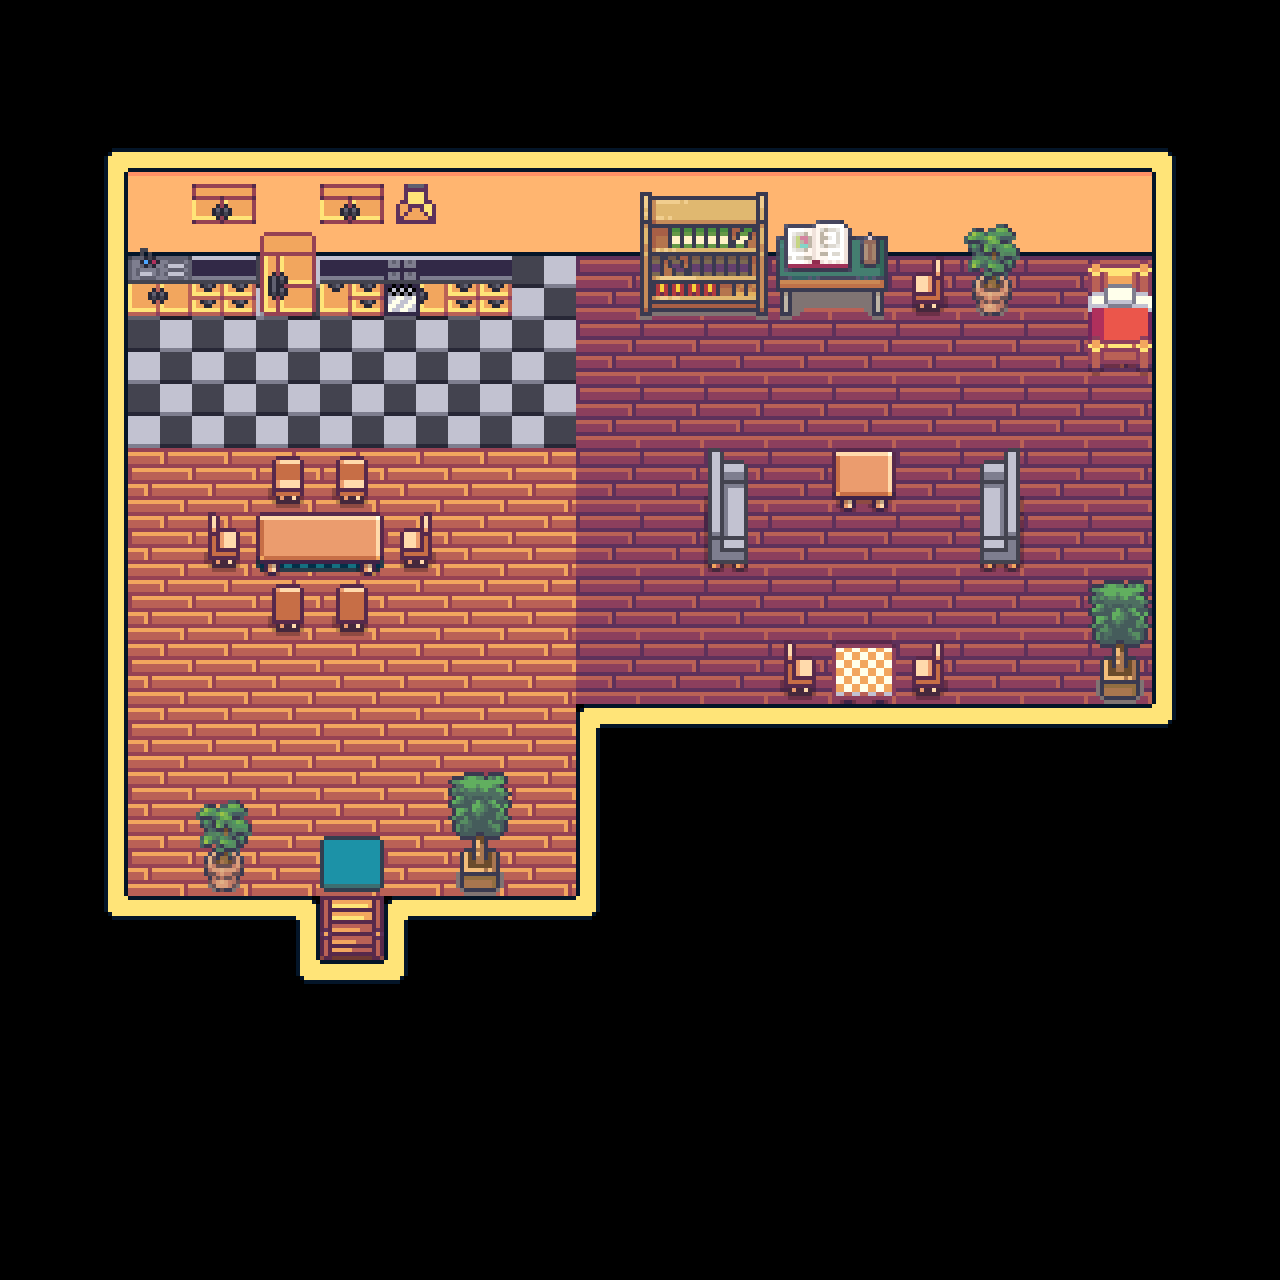

Below is a game level as drawn by its tile map, then a one-line description and the .tmx file that defines it, in full:
An orthogonal 20x20 tile map with 64x64 px tiles, 5 tile layers (Floor, HouseBottom, Walls, Furniture, ...) and 3 objects (2x Trigger, Position).

<map version="1.9" tiledversion="1.9.2" orientation="orthogonal" renderorder="right-down" width="20" height="20" tilewidth="64" tileheight="64" infinite="0" nextlayerid="8" nextobjectid="6">
 <tileset firstgid="1" source="../TSX/tileset.tsx" />
 <layer id="1" name="Floor" width="20" height="20">
  <data encoding="csv">
0,0,0,0,0,0,0,0,0,0,0,0,0,0,0,0,0,0,0,0,
0,0,0,0,0,0,0,0,0,0,0,0,0,0,0,0,0,0,0,0,
0,0,0,0,0,0,0,0,0,0,0,0,0,0,0,0,0,0,0,0,
0,0,0,0,0,0,0,0,0,0,0,0,0,0,0,0,0,0,0,0,
0,0,33,33,33,33,33,33,33,55,55,55,55,55,55,55,55,55,0,0,
0,0,33,33,33,33,33,33,33,55,55,55,55,55,55,55,55,55,0,0,
0,0,33,33,33,33,33,33,33,55,55,55,55,55,55,55,55,55,0,0,
0,0,42,42,42,42,42,42,42,55,55,55,55,55,55,55,55,55,0,0,
0,0,42,42,42,42,42,42,42,55,55,55,55,55,55,55,55,55,0,0,
0,0,42,42,42,42,42,42,42,55,55,55,55,55,55,55,55,55,0,0,
0,0,42,42,42,42,42,42,42,55,55,55,55,55,55,55,55,55,0,0,
0,0,42,42,42,42,42,42,42,0,0,0,0,0,0,0,0,0,0,0,
0,0,42,42,42,42,42,42,42,0,0,0,0,0,0,0,0,0,0,0,
0,0,42,42,42,42,42,42,42,0,0,0,0,0,0,0,0,0,0,0,
0,0,0,0,0,42,0,0,0,0,0,0,0,0,0,0,0,0,0,0,
0,0,0,0,0,0,0,0,0,0,0,0,0,0,0,0,0,0,0,0,
0,0,0,0,0,0,0,0,0,0,0,0,0,0,0,0,0,0,0,0,
0,0,0,0,0,0,0,0,0,0,0,0,0,0,0,0,0,0,0,0,
0,0,0,0,0,0,0,0,0,0,0,0,0,0,0,0,0,0,0,0,
0,0,0,0,0,0,0,0,0,0,0,0,0,0,0,0,0,0,0,0
</data>
 </layer>
 <layer id="4" name="HouseBottom" width="20" height="20">
  <data encoding="csv">
0,0,0,0,0,0,0,0,0,0,0,0,0,0,0,0,0,0,0,0,
0,0,0,0,0,0,0,0,0,0,0,0,0,0,0,0,0,0,0,0,
0,0,0,0,0,0,0,0,0,0,0,0,0,0,0,0,0,0,0,0,
0,0,0,0,0,0,0,0,0,0,0,0,0,0,0,0,0,0,0,0,
0,0,0,0,0,0,0,0,0,0,0,0,0,0,0,0,0,0,0,0,
0,0,0,0,0,0,0,0,0,0,0,0,0,0,0,0,0,0,0,0,
0,0,0,0,0,0,0,0,0,0,0,0,0,0,0,0,0,0,0,0,
0,0,0,0,0,0,0,0,0,0,0,0,0,0,0,0,0,0,0,0,
0,0,0,0,127,128,0,0,0,0,0,0,0,0,0,0,0,0,0,0,
0,0,0,0,0,0,0,0,0,0,0,0,0,0,0,0,0,0,0,0,
0,0,0,0,0,0,0,0,0,0,0,0,0,0,0,0,0,0,0,0,
0,0,0,0,0,0,0,0,0,0,0,0,0,0,0,0,0,0,0,0,
0,0,0,0,0,0,0,0,0,0,0,0,0,0,0,0,0,0,0,0,
0,0,0,0,0,168,0,0,0,0,0,0,0,0,0,0,0,0,0,0,
0,0,0,0,0,43,0,0,0,0,0,0,0,0,0,0,0,0,0,0,
0,0,0,0,0,0,0,0,0,0,0,0,0,0,0,0,0,0,0,0,
0,0,0,0,0,0,0,0,0,0,0,0,0,0,0,0,0,0,0,0,
0,0,0,0,0,0,0,0,0,0,0,0,0,0,0,0,0,0,0,0,
0,0,0,0,0,0,0,0,0,0,0,0,0,0,0,0,0,0,0,0,
0,0,0,0,0,0,0,0,0,0,0,0,0,0,0,0,0,0,0,0
</data>
 </layer>
 <layer id="2" name="Walls" width="20" height="20">
  <data encoding="csv">
0,0,0,0,0,0,0,0,0,0,0,0,0,0,0,0,0,0,0,0,
0,0,0,0,0,0,0,0,0,0,0,0,0,0,0,0,0,0,0,0,
0,1,2,2,2,2,2,2,2,2,2,2,2,2,2,2,2,2,9,0,
0,14,15,15,15,15,15,15,15,15,15,15,15,15,15,15,15,15,22,0,
0,14,0,0,0,0,0,0,0,0,0,0,0,0,0,0,0,0,22,0,
0,79,0,0,0,0,0,0,0,0,0,0,0,0,0,0,0,0,22,0,
0,79,0,0,0,0,0,0,0,0,0,0,0,0,0,0,0,0,22,0,
0,79,0,0,0,0,0,0,0,0,0,0,0,0,0,0,0,0,22,0,
0,79,0,0,0,0,0,0,0,0,0,0,0,0,0,0,0,0,22,0,
0,79,0,0,0,0,0,0,0,0,0,0,0,0,0,0,0,0,22,0,
0,79,0,0,0,0,0,0,0,0,0,0,0,0,0,0,0,0,35,0,
0,79,0,0,0,0,0,0,0,47,112,112,112,112,112,112,112,112,113,0,
0,79,0,0,0,0,0,0,0,100,0,0,0,0,0,0,0,0,0,0,
0,92,93,0,94,0,0,0,0,100,0,0,0,0,0,0,0,0,0,0,
0,105,106,96,41,0,95,96,96,113,0,0,0,0,0,0,0,0,0,0,
0,0,0,0,110,111,113,0,0,0,0,0,0,0,0,0,0,0,0,0,
0,0,0,0,0,0,0,0,0,0,0,0,0,0,0,0,0,0,0,0,
0,0,0,0,0,0,0,0,0,0,0,0,0,0,0,0,0,0,0,0,
0,0,0,0,0,0,0,0,0,0,0,0,0,0,0,0,0,0,0,0,
0,0,0,0,0,0,0,0,0,0,0,0,0,0,0,0,0,0,0,0
</data>
 </layer>
 <layer id="5" name="Furniture" width="20" height="20">
  <data encoding="csv">
0,0,0,0,0,0,0,0,0,0,0,0,0,0,0,0,0,0,0,0,
0,0,0,0,0,0,0,0,0,0,0,0,0,0,0,0,0,0,0,0,
0,0,0,50,0,50,51,0,0,0,0,0,0,0,0,0,0,0,0,0,
0,0,52,63,23,63,64,0,0,0,148,149,123,124,0,144,0,0,0,0,
0,0,65,39,36,38,37,39,0,0,161,162,136,137,0,157,0,58,0,0,
0,0,0,0,0,0,0,0,0,0,0,0,0,0,0,0,0,71,0,0,
0,0,0,0,0,0,0,0,0,0,0,0,0,0,0,0,0,0,0,0,
0,0,0,0,120,120,0,0,0,0,0,109,0,133,0,2147483757,0,0,0,0,
0,0,0,118,131,132,119,0,0,0,0,122,0,0,0,2147483770,0,0,0,0,
0,0,0,0,121,121,0,0,0,0,0,0,0,0,0,0,0,145,0,0,
0,0,0,0,0,0,0,0,0,0,0,0,118,133,119,0,0,158,0,0,
0,0,0,0,0,0,0,0,0,0,0,0,0,0,0,0,0,0,0,0,
0,0,0,144,0,0,0,145,0,0,0,0,0,0,0,0,0,0,0,0,
0,0,0,157,0,0,0,158,0,0,0,0,0,0,0,0,0,0,0,0,
0,0,0,0,0,0,0,0,0,0,0,0,0,0,0,0,0,0,0,0,
0,0,0,0,0,0,0,0,0,0,0,0,0,0,0,0,0,0,0,0,
0,0,0,0,0,0,0,0,0,0,0,0,0,0,0,0,0,0,0,0,
0,0,0,0,0,0,0,0,0,0,0,0,0,0,0,0,0,0,0,0,
0,0,0,0,0,0,0,0,0,0,0,0,0,0,0,0,0,0,0,0,
0,0,0,0,0,0,0,0,0,0,0,0,0,0,0,0,0,0,0,0
</data>
 </layer>
 <layer id="7" name="HouseTop" width="20" height="20">
  <data encoding="csv">
0,0,0,0,0,0,0,0,0,0,0,0,0,0,0,0,0,0,0,0,
0,0,0,0,0,0,0,0,0,0,0,0,0,0,0,0,0,0,0,0,
0,0,0,0,0,0,0,0,0,0,0,0,0,0,0,0,0,0,0,0,
0,0,0,0,0,0,0,0,0,0,0,0,0,0,0,0,0,0,0,0,
0,0,0,0,0,0,0,0,0,0,0,0,0,0,119,0,0,0,0,0,
0,0,0,0,0,0,0,0,0,0,0,0,0,0,0,0,0,0,0,0,
0,0,0,0,0,0,0,0,0,0,0,0,0,0,0,0,0,0,0,0,
0,0,0,0,0,0,0,0,0,0,0,0,0,0,0,0,0,0,0,0,
0,0,0,0,0,0,0,0,0,0,0,0,0,0,0,0,0,0,0,0,
0,0,0,0,0,0,0,0,0,0,0,0,0,0,0,0,0,0,0,0,
0,0,0,0,0,0,0,0,0,0,0,0,0,77,0,0,0,0,0,0,
0,0,0,0,0,0,0,0,0,0,0,0,0,0,0,0,0,0,0,0,
0,0,0,0,0,0,0,0,0,0,0,0,0,0,0,0,0,0,0,0,
0,0,0,0,0,0,0,0,0,0,0,0,0,0,0,0,0,0,0,0,
0,0,0,0,0,0,0,0,0,0,0,0,0,0,0,0,0,0,0,0,
0,0,0,0,0,0,0,0,0,0,0,0,0,0,0,0,0,0,0,0,
0,0,0,0,0,0,0,0,0,0,0,0,0,0,0,0,0,0,0,0,
0,0,0,0,0,0,0,0,0,0,0,0,0,0,0,0,0,0,0,0,
0,0,0,0,0,0,0,0,0,0,0,0,0,0,0,0,0,0,0,0,
0,0,0,0,0,0,0,0,0,0,0,0,0,0,0,0,0,0,0,0
</data>
 </layer>
 <objectgroup id="6" name="Objetos">
  <object id="2" name="Door_Exit" class="Trigger" x="319.667" y="896" width="65" height="65" />
  <object id="3" name="Player" class="Position" x="352" y="893.667">
   <point />
  </object>
  <object id="5" name="Cable_Craft" class="Trigger" x="769" y="320.333" width="127.667" height="63.6667" />
 </objectgroup>
</map>
